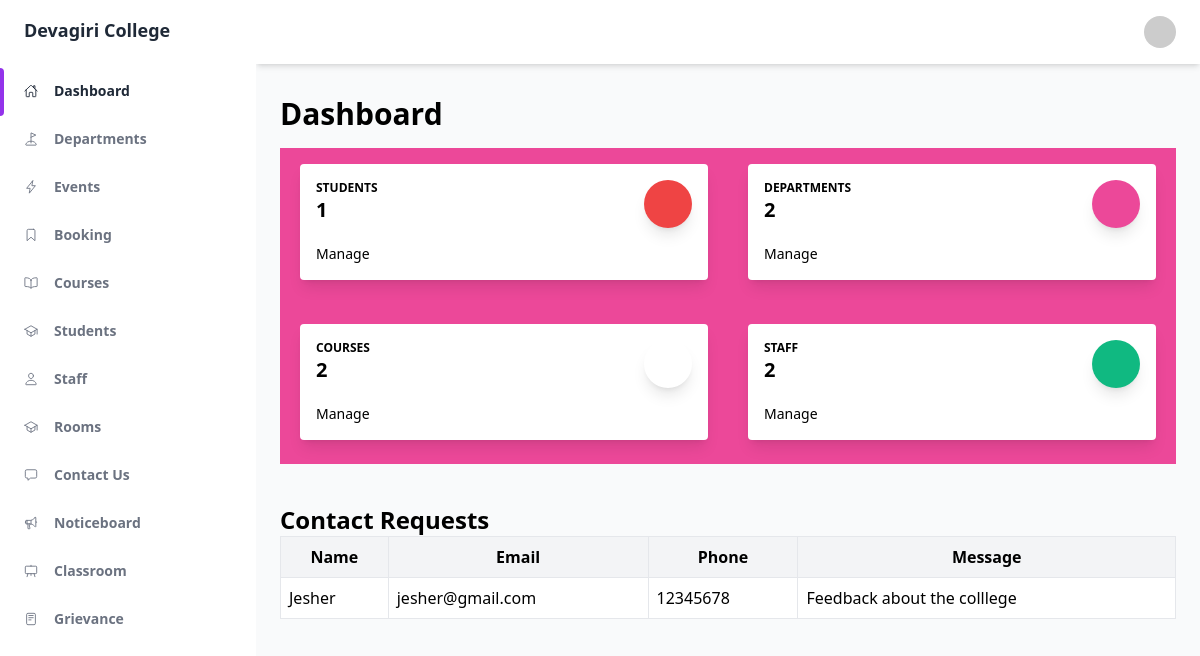
The app's page /administrator/ (signed in) with its own data.
### administrator/models.py (models this page shows)
class Contact(models.Model):
    id = models.AutoField(primary_key=True)
    name = models.CharField(max_length=100, unique=True)
    email = models.EmailField(max_length=100, unique=True)
    phone = models.CharField(max_length=15, unique=True)
    message = models.CharField(max_length = 250)

### administrator/views.py (the view)
# urls.py: path('', admin_home, name='admin_home'),
@login_required
@user_passes_test(lambda u: u.admin)
def admin_home(request):
    context = {
        'students_count': Student.objects.count(),
        'departments_count': Department.objects.count(),
        'courses_count': Course.objects.count(),
        'staff_count': User.objects.filter(staff=True).count(),
        'contact_requests': Contact.objects.all(),
    }
    return render(request, 'administrator/home.html', context)

### administrator/templates/administrator/home.html (shortened to what this page needs)
{% extends 'master.html' %}
{% block content %}
{% if user.admin %}
<h1 class="text-3xl font-bold py-4">Dashboard</h1>
<div class="flex flex-wrap bg-pink-500 ">
    <div class="mt-4 w-full lg:w-6/12 xl:w-3/12 px-5 mb-4">
        <div class="relative flex flex-col min-w-0 break-words bg-white rounded mb-3 xl:mb-0 shadow-lg">
            <div class="flex-auto p-4">
                <div class="flex flex-wrap">
                    <div class="relative w-full pr-4 max-w-full flex-grow flex-1">
                        <h5 class="text-blueGray-400 uppercase font-bold text-xs">Students</h5>
                        <span class="font-semibold text-xl text-blueGray-700">{{ students_count }}</span>
                    </div>
                    <div class="relative w-auto pl-4 flex-initial">
                        <div
                            class="text-white p-3 text-center inline-flex items-center justify-center w-12 h-12 shadow-lg rounded-full  bg-red-500">
                        </div>
                    </div>
                </div>
                <p class="text-sm text-blueGray-400 mt-4">
                    <a href="{% url 'student_list' %}" class="whitespace-nowrap">Manage</a>
                </p>
            </div>
        </div>
    </div>
    <div class=" mt-4 w-full lg:w-6/12 xl:w-3/12 px-5">
        <div class="relative flex flex-col min-w-0 break-words bg-white rounded mb-4 xl:mb-0 shadow-lg">
            <div class="flex-auto p-4">
                <div class="flex flex-wrap">
                    <div class="relative w-full pr-4 max-w-full flex-grow flex-1">
                        <h5 class="text-blueGray-400 uppercase font-bold text-xs">Departments</h5>
                        <span class="font-semibold text-xl text-blueGray-700">{{ departments_count }}</span>
                    </div>
                    <div class="relative w-auto pl-4 flex-initial">
                        <div
                            class="text-white p-3 text-center inline-flex items-center justify-center w-12 h-12 shadow-lg rounded-full  bg-pink-500">
                        </div>
                    </div>
                </div>
                <p class="text-sm text-blueGray-400 mt-4">
                    <a class="whitespace-nowrap">
                        <a href="{% url 'department_list' %}" class="whitespace-nowrap">Manage</a>
                </p>
            </div>
        </div>
    </div>
    <div class="mt-4 w-full lg:w-6/12 xl:w-3/12 px-5">
        <div class="relative flex flex-col min-w-0 break-words bg-white rounded mb-6 xl:mb-0 shadow-lg">
            <div class="flex-auto p-4">
                <div class="flex flex-wrap">
                    <div class="relative w-full pr-4 max-w-full flex-grow flex-1">
                        <h5 class="text-blueGray-400 uppercase font-bold text-xs">Courses</h5>
                        <span class="font-semibold text-xl text-blueGray-700">{{ courses_count }}</span>
                    </div>
                    <div class="relative w-auto pl-4 flex-initial">
                        <div
                            class="text-white p-3 text-center inline-flex items-center justify-center w-12 h-12 shadow-lg rounded-full  bg-lightBlue-500">
                        </div>
                    </div>
                </div>
                <p class="text-sm text-blueGray-400 mt-4">
                    <span class="whitespace-nowrap">
                        <a href="{% url 'course_list' %}">Manage</a>
                    </span>
                </p>
            </div>
        </div>
    </div>
    <div class="mt-4 w-full lg:w-6/12 xl:w-3/12 px-5">
        <div class="relative flex flex-col min-w-0 break-words bg-white rounded mb-6 xl:mb-0 shadow-lg">
            <div class="flex-auto p-4">
                <div class="flex flex-wrap">
                    <div class="relative w-full pr-4 max-w-full flex-grow flex-1">
                        <h5 class="text-blueGray-400 uppercase font-bold text-xs">Staff</h5>
                        <span class="font-semibold text-xl text-blueGray-700">{{ staff_count }}</span>
                    </div>
                    <div class="relative w-auto pl-4 flex-initial">
                        <div
                            class="text-white p-3 text-center inline-flex items-center justify-center w-12 h-12 shadow-lg rounded-full  bg-emerald-500">
                        </div>
                    </div>
                </div>
                <p class="text-sm text-blueGray-400 mt-4">
                    <a href="{% url 'staff_list' %}"  class="whitespace-nowrap"> Manage </a>
                </p>
            </div>
        </div>
    </div>
</div>
<div class="mt-10 w-full">
    <h2 class="font-bold text-2xl">Contact Requests</h2>
    {% if contact_requests %}
    <table class="w-full border">
        <tr class="border bg-gray-100">
            <th class="border p-2">Name</th>
            <th class="border p-2">Email</th>
            <th class="border p-2">Phone</th>
            <th class="border p-2">Message</th>
        </tr>
        {% for message in contact_requests %}
        <tr class="bg-white">
            <td class="border p-2">{{ message.name }}</td>
            <td class="border p-2">{{ message.email }}</td>
            <td class="border p-2">{{ message.phone }}</td>
            <td class="border p-2">{{ message.message }}</td>
        </tr>
        {% endfor %}
    </table>
    {% else %}
    <div class="p2 py-10 mt-2 text-center bg-gray-100 shadow rounded">
        <p class="text-red-600">No contact requests.</p>
    </div>
    {% endif %}
</div>
{% endif %}
{% endblock content %}

### records on screen
Contact: name "Jesher", email "jesher@gmail.com", phone "12345678", message "Feedback about the colllege"

### other values on screen
{{ students_count }} "1"
{{ departments_count }} "2"
{{ courses_count }} "2"
{{ staff_count }} "2"
